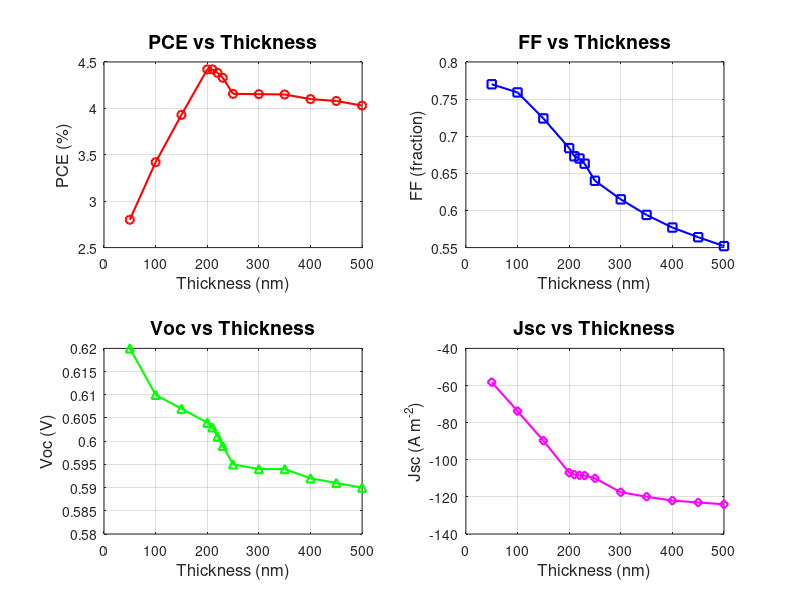

The MATLAB source for this figure: (Note: this script raises an error after producing the figure.)
% Data
thickness = [50, 100, 150, 200, 210, 220, 230, 250, 300, 350, 400, 450, 500];
PCE = [2.80, 3.42, 3.93, 4.42, 4.42, 4.383, 4.33, 4.1567, 4.1532, 4.15, 4.10, 4.08, 4.03];
FF  = [0.77, 0.759, 0.724, 0.684, 0.673, 0.67, 0.663, 0.64, 0.615, 0.594, 0.577, 0.564, 0.552];
Voc = [0.62, 0.61, 0.607, 0.604, 0.603, 0.601, 0.599, 0.595, 0.594, 0.594, 0.592, 0.591, 0.590];
Jsc = [-5.82e1, -7.38e1, -8.97e1, -1.07e2, -1.08e2, -1.084e2, -1.085e2, ...
       -1.10e2, -1.175e2, -1.199e2, -1.22e2, -1.23e2, -1.24e2];

% Plot all parameters in subplots
figure;

subplot(2,2,1);
plot(thickness, PCE, 'o-r','LineWidth',1.5,'MarkerSize',6);
xlabel('Thickness (nm)','FontSize',12);
ylabel('PCE (%)','FontSize',12);
title('PCE vs Thickness','FontSize',14);
grid on;

subplot(2,2,2);
plot(thickness, FF, 's-b','LineWidth',1.5,'MarkerSize',6);
xlabel('Thickness (nm)','FontSize',12);
ylabel('FF (fraction)','FontSize',12);
title('FF vs Thickness','FontSize',14);
grid on;

subplot(2,2,3);
plot(thickness, Voc, '^-g','LineWidth',1.5,'MarkerSize',6);
xlabel('Thickness (nm)','FontSize',12);
ylabel('Voc (V)','FontSize',12);
title('Voc vs Thickness','FontSize',14);
grid on;

subplot(2,2,4);
plot(thickness, Jsc, 'd-m','LineWidth',1.5,'MarkerSize',6);
xlabel('Thickness (nm)','FontSize',12);
ylabel('Jsc (A m^{-2})','FontSize',12);
title('Jsc vs Thickness','FontSize',14);
grid on;

sgtitle('Variation of Parameters with Thickness','FontSize',16,'FontWeight','bold');
